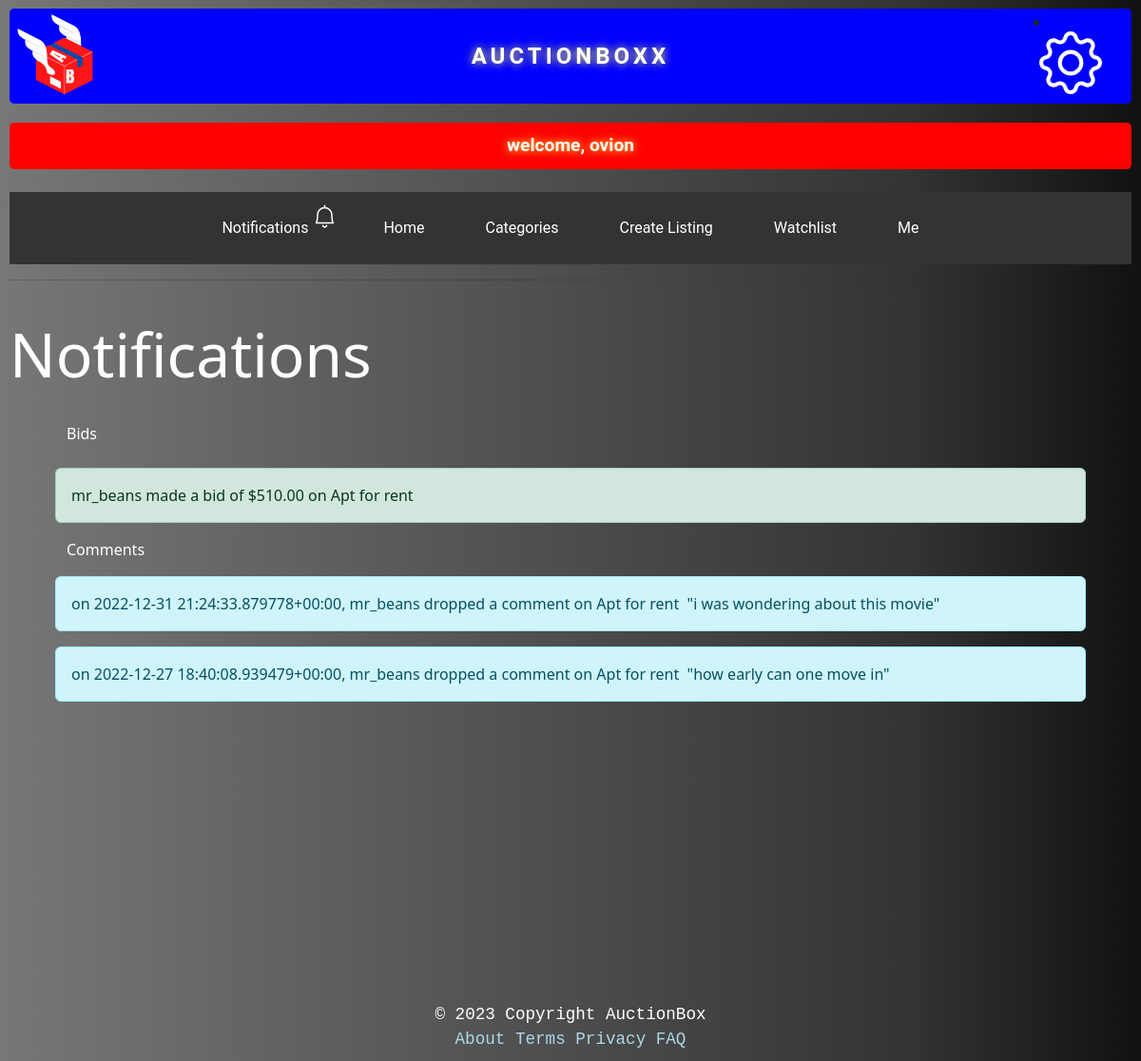
The page /notifications (signed in) on the database its author committed.
### auctions/models.py (models this page shows, shortened)
class User(AbstractUser):
    pass

class Bid(models.Model):
    bid = models.DecimalField(max_digits=10, decimal_places=2)
    bidder = models.ForeignKey(User, on_delete=models.CASCADE, blank=True, related_name="bidder", default=None)
    auction_listing = models.ForeignKey(AuctionListing, on_delete=models.CASCADE, blank=True, related_name="listing", default=None)
    def __str__(self):
        return f" {self.bidder} made a bid of ${self.bid} on {self.auction_listing} "

class AuctionListing(models.Model):
    title = models.CharField(max_length=100)
    description = models.TextField()
    imageUrl = models.CharField(max_length=1000)
    startingBid = models.DecimalField(max_digits=10, decimal_places=2)
    isActive= models.BooleanField(default=True)
    category= models.ForeignKey(Category, on_delete=models.CASCADE, blank=True, related_name="category")
    watchlist = models.ManyToManyField(User, blank = True, related_name= "watchlist" )
    seller_id = models.ForeignKey(User, on_delete=models.CASCADE, blank=False, null=False, related_name="seller")
    created = models.DateTimeField(default = timezone.now)
    def __str__(self):
        return self.title
    def created(self):
        return self.created

class Comment(models.Model):
    author = models.ForeignKey(User, on_delete=models.CASCADE, blank=True, related_name="author", default=None)
    auction_listing = models.ForeignKey(AuctionListing, on_delete=models.CASCADE, blank=True, related_name="auction_listing")
    comment = models.TextField(max_length=200 , default=None)
    created = models.DateTimeField(default = datetime.datetime.now)
    def __str__(self):
        return f" on {self.created}, {self.author} dropped a comment on {self.auction_listing} "

### auctions/views.py (the view)
# urls.py: path("notifications", views.notifications, name='notifications'),
def notifications(request):
    user = request.user
    listings = AuctionListing.objects.filter(seller_id = user)
    for listing in listings:
        seller = listing.seller_id
        all_comments = Comment.objects.filter(auction_listing = listing )
        all_bids = Bid.objects.filter(auction_listing = listing)
        message = {'all_comments': all_comments,'all_bids': all_bids, 'seller': seller}
    return render(request, 'auctions/notifications.html', message)

### auctions/templates/auctions/notifications.html (shortened to what this page needs)
{% extends "auctions/layout.html" %}
{% block body %}
<br>
<h2 class="" style="color: white; justify-content: left; text-align: left; font-size: 4rem;">Notifications</h2><br>
<div class="row mx-5" >
{%if seller == user%}
<br><br>
<p style = "color: white;">Bids</p>
{%for bids in all_bids reversed%}
    <div class="alert alert-success" role="alert">{{ bids }}</div><br>
{%endfor%}
<br>
  <p style = "color: white;">Comments</p>
  {%for comments in all_comments reversed%}
      <div class="alert alert-info" role="alert">{{ comments }} &nbsp;"{{comments.comment}}"</div><br>
  {%endfor%}
{%endif%}
</div>
{% endblock %}

### auctions/templates/auctions/layout.html (shortened to what this page needs)
{% load static %}
<!DOCTYPE html>
<html lang="en">
    <head>
        <link rel="stylesheet" href="https://stackpath.bootstrapcdn.com/bootstrap/4.3.1/css/bootstrap.min.css">
        <link rel="stylesheet" href="https://stackpath.bootstrapcdn.com/bootstrap/4.4.1/css/bootstrap.min.css">
        <link href="{% static 'auctions/styles.css' %}" rel="stylesheet">
        <link href="https://cdn.jsdelivr.net/npm/bootstrap@5.3.0-alpha1/dist/css/bootstrap.min.css" rel="stylesheet">
    </head>
  <body>
{% if user.is_authenticated %}
        <div class="body">
          <div class="logo">
            <a style="margin-left: -32px; margin-top: -15px; margin-bottom: -31px; background-color: transparent;" href="{%url 'index'%}"><img src="{% static 'auctions/logo.png' %}" alt="logo"></a>
            <li>
                <a class="nav-link" href="{% url 'settings' %}" style = "margin-right: 25px; margin-top: -6px;">
                </a>
            </li>
          </div>
          <h1>
              <div style="color: white; font-family: 'Roboto', sans-serif; font-size: 0.6em; font-weight: bold; text-align: center; padding: 20px; background-color: blue; border-radius: 5px; text-shadow: 0 0 10px #ff3; ">auctionboxx</div>
          </h1>
          <div style="color: white; font-family: 'Roboto', sans-serif; font-size: 1.2em; font-weight: bold; text-align: center; padding: 10px; background-color: red; border-radius: 5px; text-shadow: 0 0 10px #ff3; animation: marquee 5s linear infinite;"> welcome, {{ user.username }}</div>
          <br>
          <ul class="nav">
            <li class="nav-item">
                <a class="nav-link" href="{% url 'notifications' %}">Notifications</a>
            </li>
                  <li class="nav-item">
                      <a class="nav-link" href="{% url 'index' %}">Home</a>
                  </li>
                  <li class="nav-item">
                      <a class="nav-link" href="{% url 'categories' %}">Categories</a>
                  </li>
                  <li class="nav-item">
                      <a class="nav-link" href="{% url 'create_listing' %}">Create Listing</a>
                  </li>
                  <li class="nav-item">
                      <a class="nav-link" href="{% url 'watchlist' %}">Watchlist</a>
                  </li>
                  <li class="nav-item">
                      <a class="nav-link" href="{% url 'me' %}">Me</a>
                  </li>
              {% endif %}
          </ul>
          <hr>
        </div>
        {% block body %}
        {% endblock %}
    </body>
    <div class="footer-section">
      <section>
        <footer style="text-align: center; color: white; font-family: 'Courier New', monospace;">© 2023 Copyright AuctionBox </footer>
        <div class="footer-links">
          <a href="{% url 'about' %}">About </a>
          <a href="{% url 'terms' %}">Terms </a>
          <a href="#">Privacy </a>
          <a href="#">FAQ </a>
        </div>
      </section>
    </div>
</html>

### auctions/static/auctions/styles.css (style rules this page uses)
body { padding: 10px; }

### auctions/templates/auctions/layout.html (style rules this page uses)
body { background-color: blue; }
h1 { color: #1DB954; font-family: 'Roboto', sans-serif; font-size: 2.5rem; font-weight: bold; text-transform: uppercase; letter-spacing: 0.1em; margin: 0.5em 0; line-height: 1.5em; text-shadow: 1px 1px 1px #000; margin-top: -95px; }
.nav { list-style-type: none; margin: 0; padding: 0; overflow: hidden; background-color: #333; }
.nav-item { float: left; list-style-type: none; }
.nav-link { display: block; color: white; text-align: center; padding: 4px 6px; text-decoration: none; font-family: 'Roboto', sans-serif; font-size: 1.2rem; }
.nav { list-style-type: none; margin: 0; padding: 0; justify-content: center; background-color: #333; display: flex; flex-wrap: nowrap; list-style-type: none; }
.nav li a { display: block; color: white; text-align: center; padding: 26px 32px; text-decoration: none; justify-content: center; flex: 0 0 auto; font-size: 1rem; border-radius: 20px; list-style-type: none; }
.logo img { width: 160px; max-width: 100%; height: 140px; margin-top }
.logo { display: flex; justify-content: space-between; align-items: center; width: 100%; position: relative; top: 5; left: 0; }
.footer-section { position: absolute; margin-top: 300px; -webkit-text-size-adjust: 100%; font-family: Open Sans, Helvetica, Arial, sans; color: white; font-size: 1.1em; width: 100%; margin-left: 0px; background-color: #212121f2; position: relative; background-color: transparent; font-size: 1.1em; }
.footer-links { justify-content: center; color: white; text-align: center; flex: auto; flex-direction: row; font-family: 'Courier New', monospace; text-decoration: none; }

### auctions/templates/auctions/notifications.html (style rules this page uses)
body { background: linear-gradient(to left, #111111, #333333, #444444, #555555, #666666, #777777); }
.row { display: flex; flex-wrap: wrap; justify-content: center; }
a { color: lightblue; text-decoration: none; text-decoration-line: none; }

### rows shown on the page
User: username "ovion"
Bid: bidder+bid+auction_listing "mr_beans made a bid of $510.00 on Apt for rent"
Comment: created+author+auction_listing "on 2022-12-31 21:24:33.879778+00:00, mr_beans dropped a comment on Apt for rent", comment "i was wondering about this movie"
Comment: created+author+auction_listing "on 2022-12-27 18:40:08.939479+00:00, mr_beans dropped a comment on Apt for rent", comment "how early can one move in"
